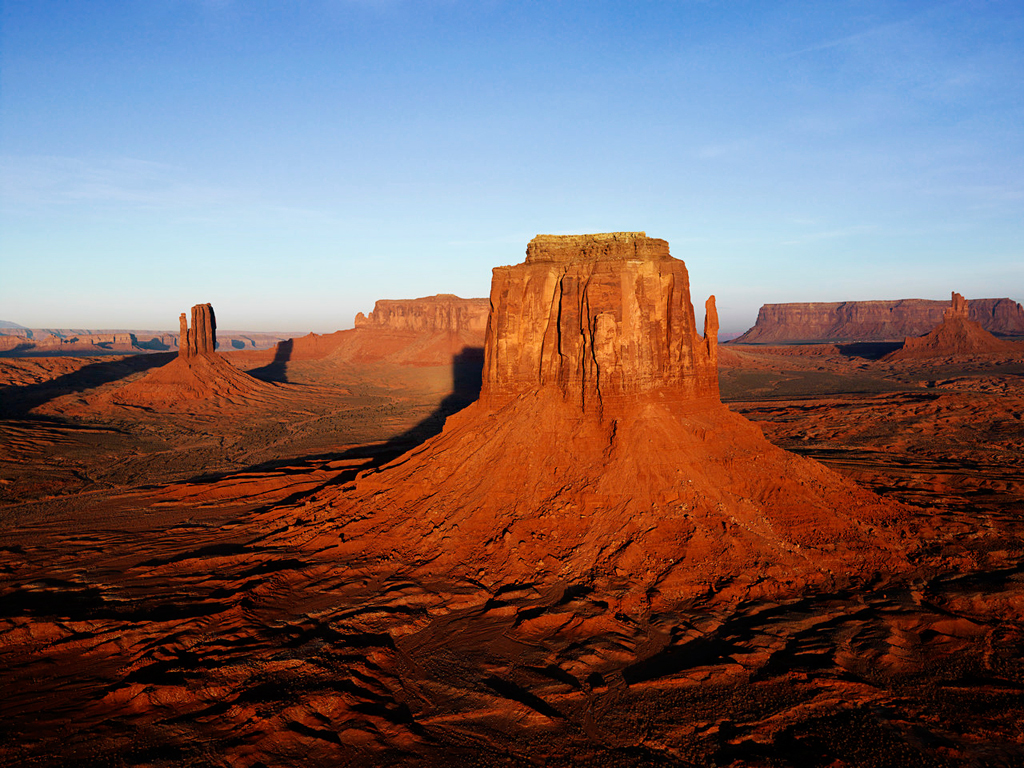
#> input picture All Files/Images/Desert.jpg, 1024 x 768 px
$ python image_show.py
#> lines starting #> are read from the running program, lines starting #| are printed output that depends on the picture
from PIL import Image

image1 = Image.open('Desert.jpg')
#> image1 is the input picture: PIL image 1024x768 RGB; mean R, G, B 119.4, 99.2, 100.1
image2 = Image.open('Lighthouse.jpg')
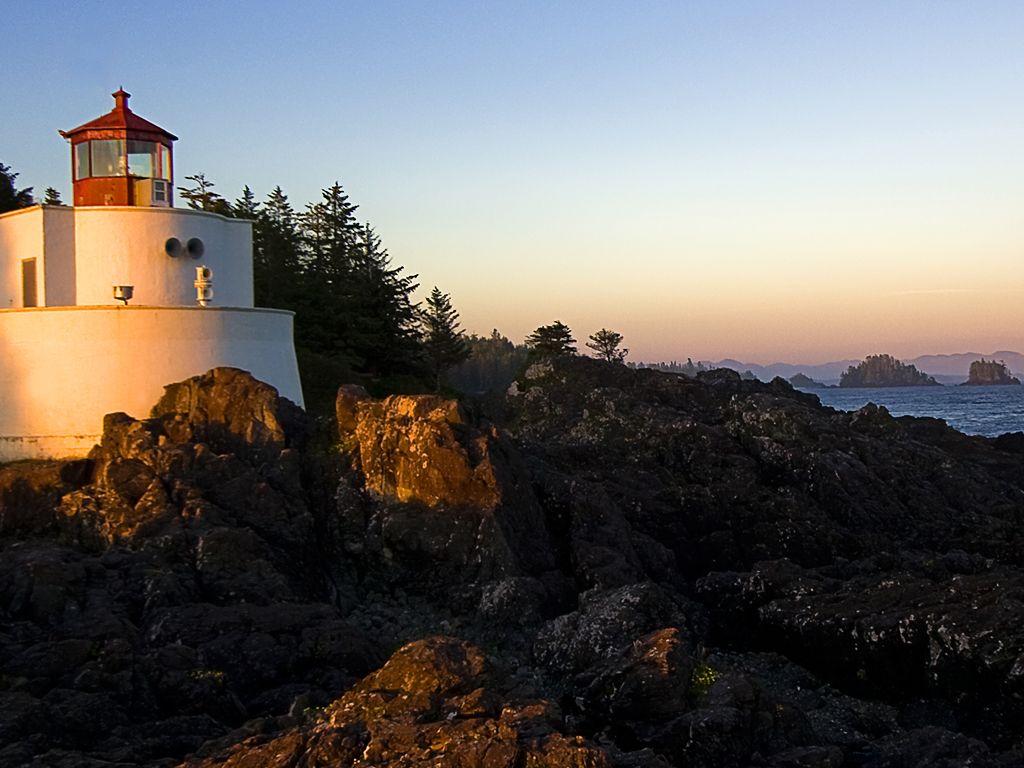
#> input picture All Files/Images/Lighthouse.jpg, 1024 x 768 px
#> image2 is the input picture: PIL image 1024x768 RGB; mean R, G, B 104.2, 100.9, 98.4
image3 = Image.open('Koala.jpg')
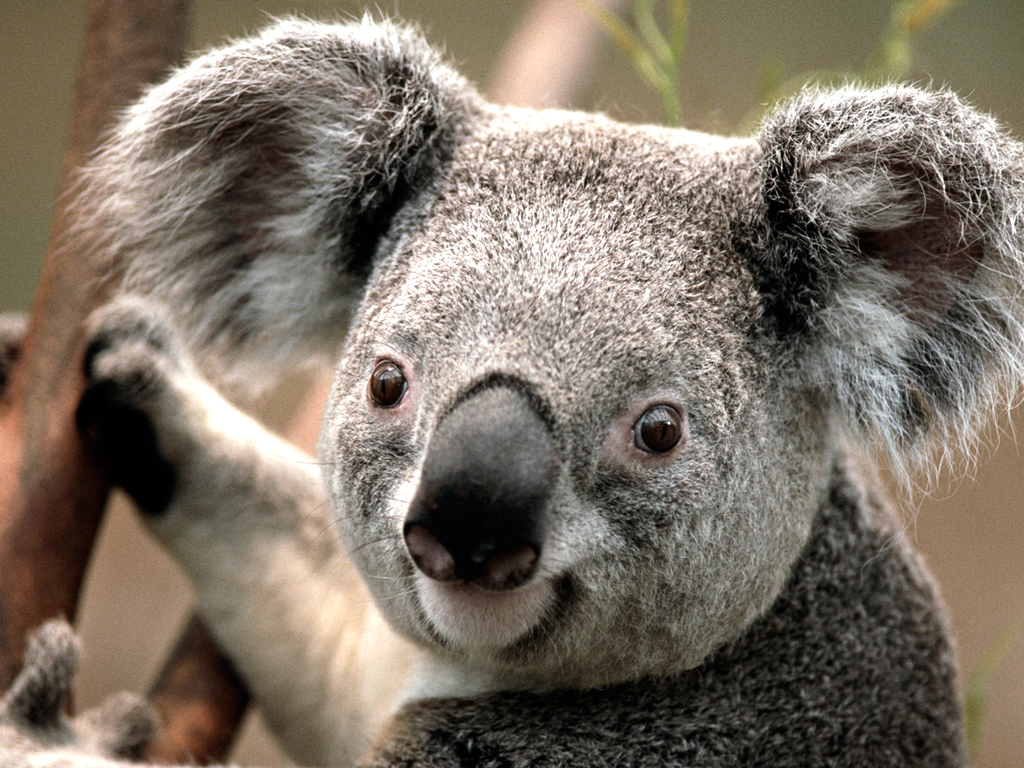
#> input picture All Files/Images/Koala.jpg, 1024 x 768 px
#> image3 is the input picture: PIL image 1024x768 RGB; mean R, G, B 125.4, 114.7, 102

print('------------------')

print('Image1 Size ', image1.size)
#| Image1 Size  (1024, 768)

print('------------------')

print('Image2 Size ', image2.size)
#| Image2 Size  (1024, 768)
# --------------------Image-1-----------------
# ---------Cropping---------

# i am putting image 2 into image 1
area = (100, 100, 200, 200)
image4 = image2.crop(area)
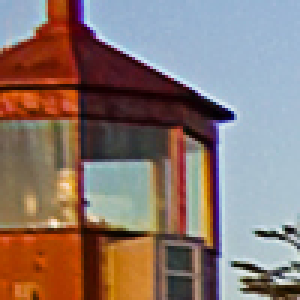
#> image4: PIL image 100x100 RGB (shown 3 times larger); mean R, G, B 137.8, 118.9, 111.9
# image4.show()
print('Image 3 size ', image4.size)
#| Image 3 size  (100, 100)

# ---------Merging---------

image1, image4

area = (824, 100, 924, 200)
image1.paste(image4, area)

# image1.show()

# --------------------Image-2-----------------

# -----------Cropping-------------


area = (400, 250, 700, 550)
image5 = image3.crop(area)
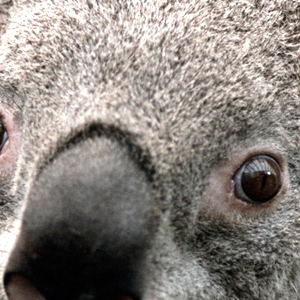
#> image5: PIL image 300x300 RGB; mean R, G, B 138.8, 131.9, 126.4
print(image5.size)
#| (300, 300)

# ---------Merging---------

image1, image5
area = (100, 100, 400, 400)
image1.paste(image5, area)
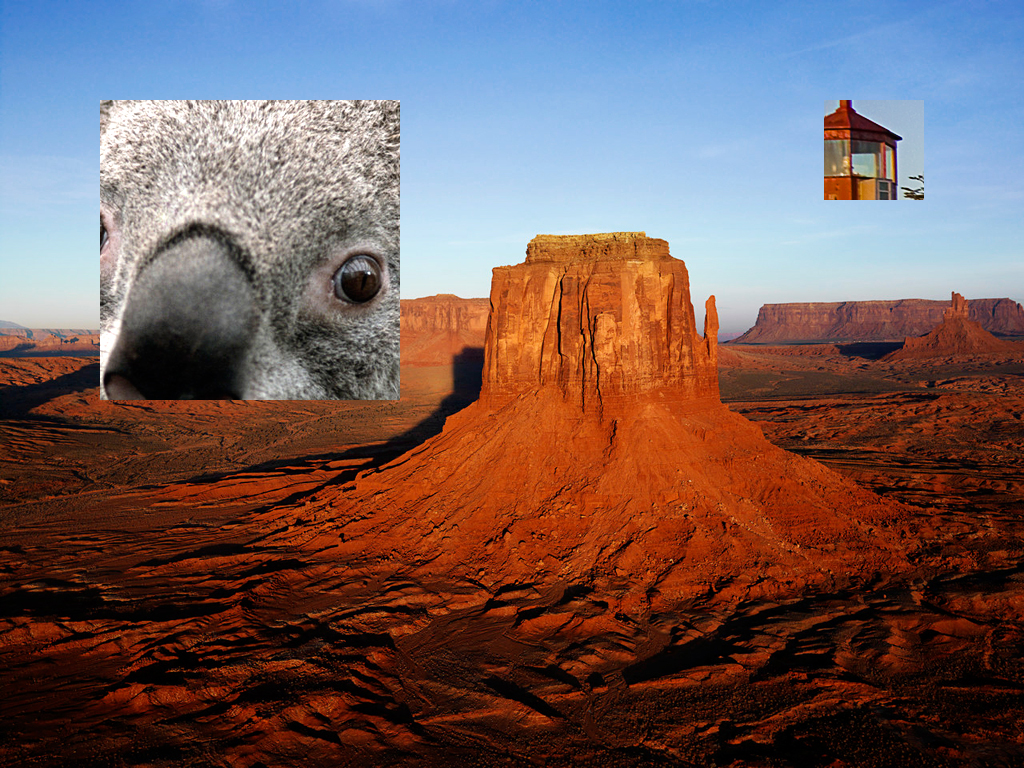
#> image1: PIL image 1024x768 RGB; mean R, G, B 114.8, 92.7, 91.4
image1.show()
